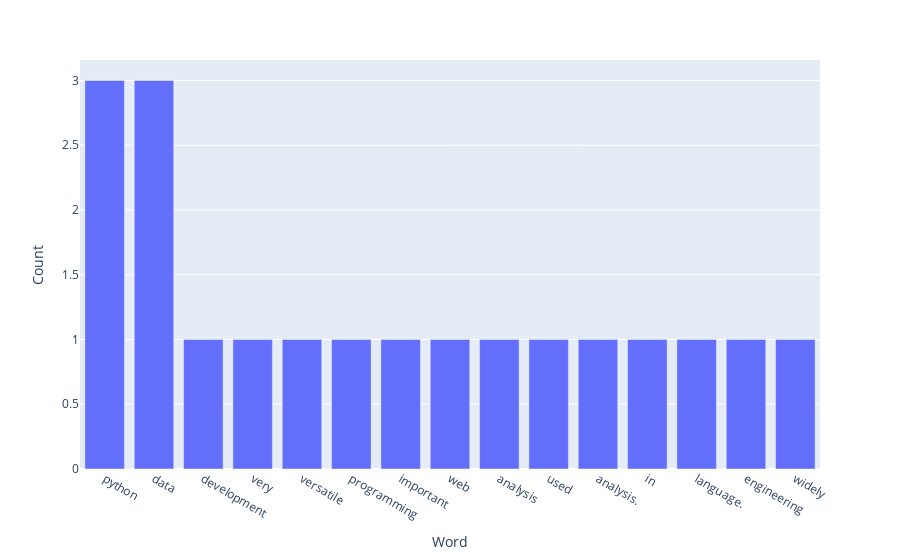

Source (notebook cell):
### Code cell
text_de_python.display_plot()

### Figure 1 — Plotly figure (JSON) as saved in the notebook; plotly's stock layout.template omitted (floating-point values rounded to 4 significant figures)
{"data": [{"alignmentgroup": "True", "hovertemplate": "Word=%{x}<br>Count=%{y}<extra></extra>", "legendgroup": "", "marker": {"color": "#636efa", "pattern": {"shape": ""}}, "name": "", "offsetgroup": "", "orientation": "v", "showlegend": false, "textposition": "auto", "type": "bar", "x": ["python", "data", "development", "very", "versatile", "programming", "important", "web", "analysis", "used", "analysis.", "in", "language.", "engineering", "widely"], "xaxis": "x", "y": [3, 3, 1, 1, 1, 1, 1, 1, 1, 1, 1, 1, 1, 1, 1], "yaxis": "y"}], "layout": {"barmode": "relative", "legend": {"tracegroupgap": 0}, "margin": {"t": 60}, "xaxis": {"anchor": "y", "domain": [0, 1], "title": {"text": "Word"}}, "yaxis": {"anchor": "x", "domain": [0, 1], "title": {"text": "Count"}}}}
